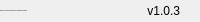
              <widget class="QFrame" name="bottomBar">
               <property name="minimumSize">
                <size>
                 <width>0</width>
                 <height>22</height>
                </size>
               </property>
               <property name="maximumSize">
                <size>
                 <width>16777215</width>
                 <height>22</height>
                </size>
               </property>
               <property name="frameShape">
                <enum>QFrame::NoFrame</enum>
               </property>
               <property name="frameShadow">
                <enum>QFrame::Raised</enum>
               </property>
               <layout class="QHBoxLayout" name="horizontalLayout_5">
                <property name="spacing">
                 <number>0</number>
                </property>
                <property name="leftMargin">
                 <number>0</number>
                </property>
                <property name="topMargin">
                 <number>0</number>
                </property>
                <property name="rightMargin">
                 <number>0</number>
                </property>
                <property name="bottomMargin">
                 <number>0</number>
                </property>
                <item>
                 <widget class="QLabel" name="creditsLabel">
                  <property name="maximumSize">
                   <size>
                    <width>16777215</width>
                    <height>16</height>
                   </size>
                  </property>
                  <property name="font">
                   <font>
                    <pointsize>-1</pointsize>
                    <italic>false</italic>
                    <bold>false</bold>
                   </font>
                  </property>
                  <property name="text">
                   <string>based on &quot;Modern GUI PyDracula&quot; by Wanderson M. Pimenta</string>
                  </property>
                  <property name="alignment">
                   <set>Qt::AlignLeading|Qt::AlignLeft|Qt::AlignVCenter</set>
                  </property>
                 </widget>
                </item>
                <item>
                 <widget class="QLabel" name="version">
                  <property name="text">
                   <string>v1.0.3</string>
                  </property>
                  <property name="alignment">
                   <set>Qt::AlignRight|Qt::AlignTrailing|Qt::AlignVCenter</set>
                  </property>
                 </widget>
                </item>
                <item>
                 <widget class="QFrame" name="frame_size_grip">
                  <property name="minimumSize">
                   <size>
                    <width>20</width>
                    <height>0</height>
                   </size>
                  </property>
                  <property name="maximumSize">
                   <size>
                    <width>20</width>
                    <height>16777215</height>
                   </size>
                  </property>
                  <property name="frameShape">
                   <enum>QFrame::NoFrame</enum>
                  </property>
                  <property name="frameShadow">
                   <enum>QFrame::Raised</enum>
                  </property>
                 </widget>
                </item>
               </layout>
              </widget>
